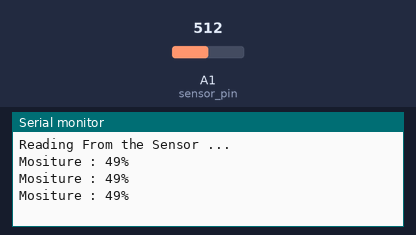
Recording of a sketch running on a simulated Arduino Uno, built with avr-gcc and run on an emulated ATmega328P. Shown: the last lines printed to the serial monitor. The inputs (shaded band) are chosen by the test bench; at power-on: A1 (sensor_pin) = 512.

Above: at 3.2 s.
3.3 s: A1 (sensor_pin) set to 716
At 3.9 s:
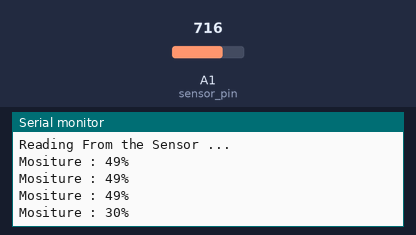
4.8 s: A1 (sensor_pin) set to 900
At 5.4 s:
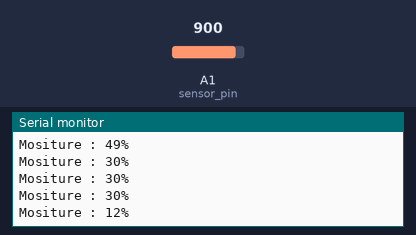
Timing chart, 0 to 7.8 s (numbered marks = the images above; inputs shaded):
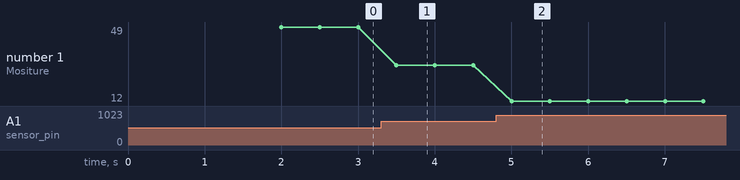

Measured:
- after the input at 3.3 s, the serial monitor: prints a new line after 0.20 s (image 1)
- after the input at 4.8 s, the serial monitor: prints a new line after 0.20 s (image 2)
- plotted number 1: 49 → 30 after the input at 3.3 s, 30 → 12 after the input at 4.8 s

The sketch:

Grondvochtigheid.ino
```cpp
int sensor_pin = A1;

int output_value ;

void setup() {

   Serial.begin(9600);

   Serial.println("Reading From the Sensor ...");

   delay(2000);

   }

void loop() {

   output_value= analogRead(sensor_pin);

   output_value = map(output_value,1023,0,0,100);

   Serial.print("Mositure : ");

   Serial.print(output_value);

   Serial.println("%");

   delay(500);
}
```
